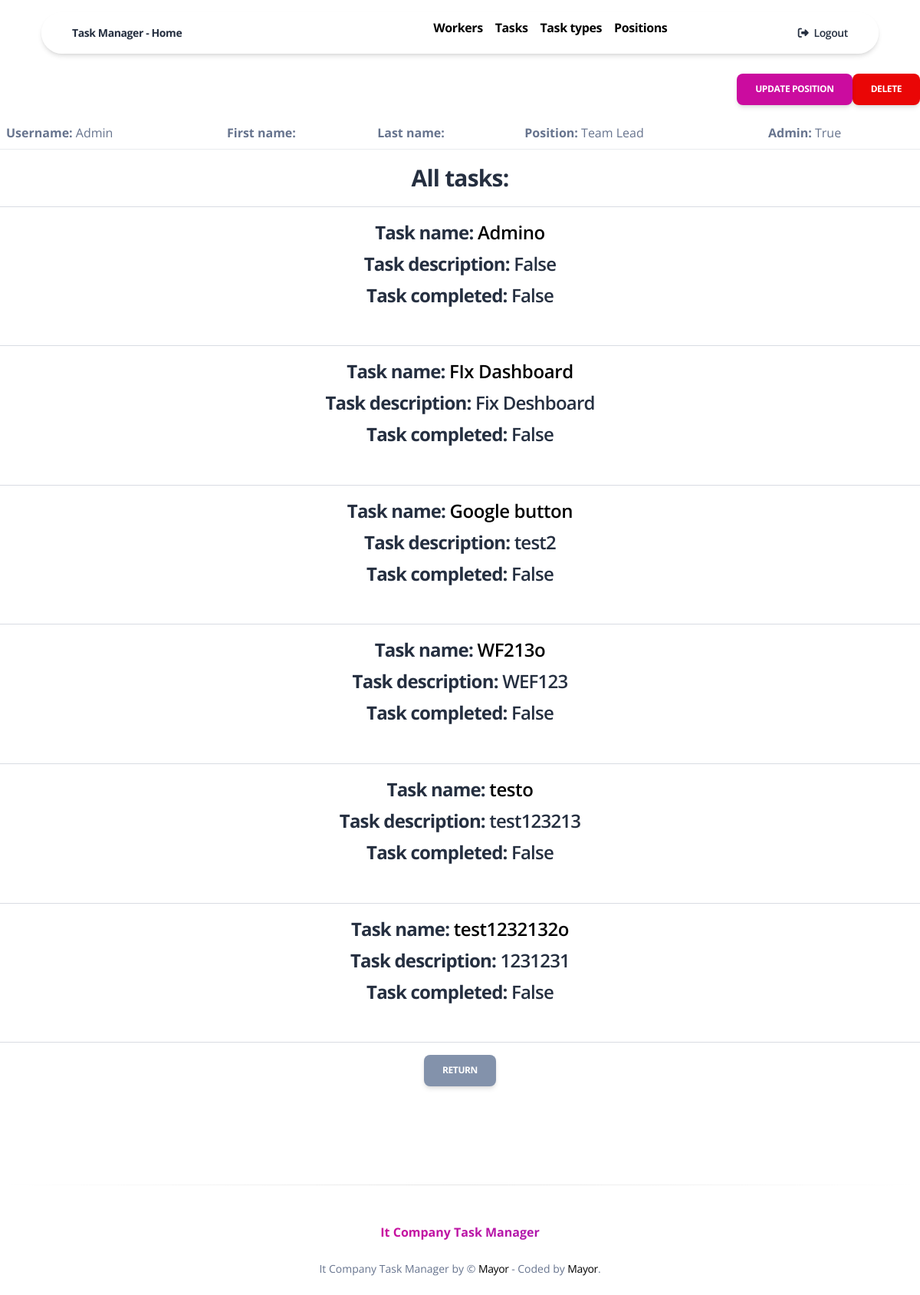
Before: /worker/1/ (signed in) with the older database file.
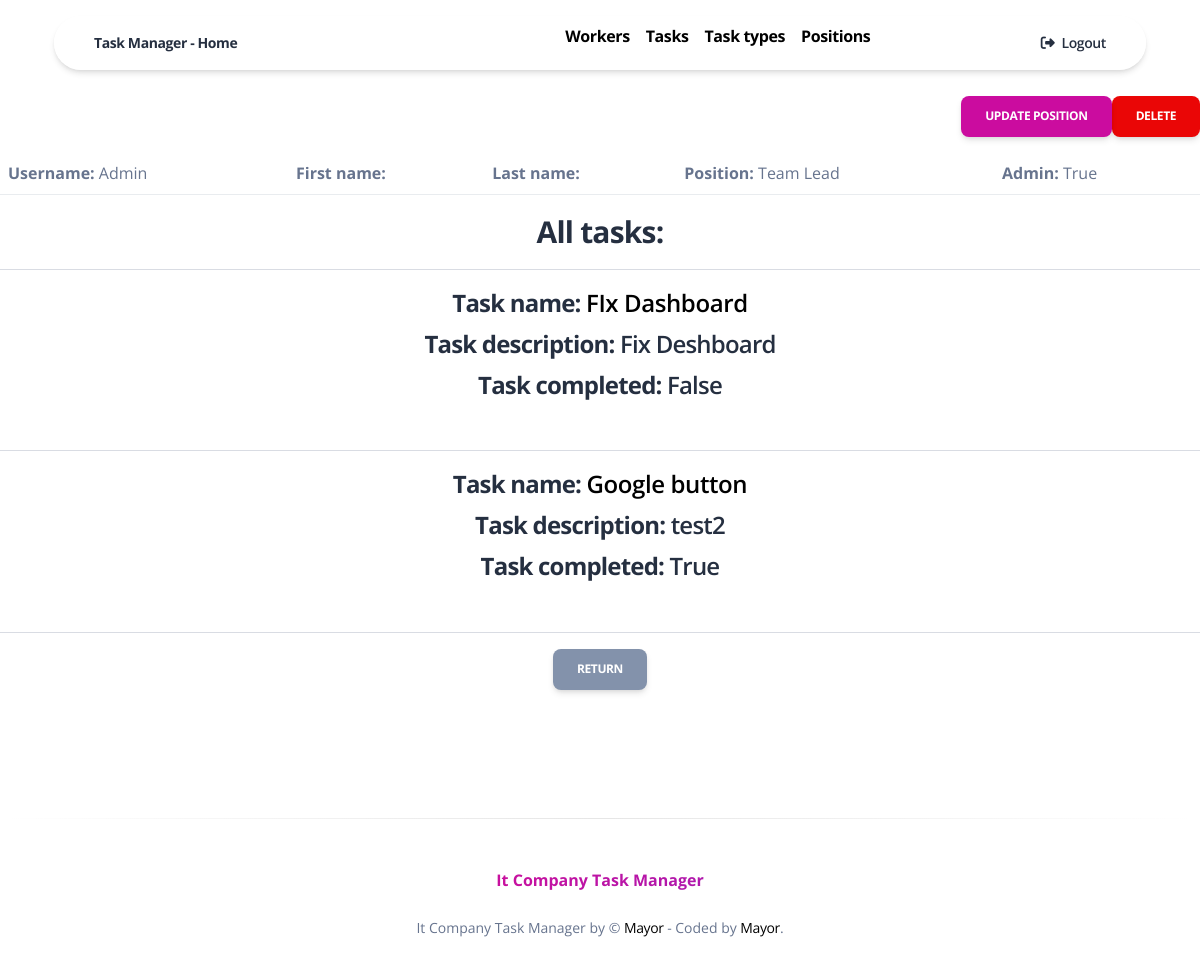
After: the same page with the newer database file.
### task_manager/models.py (models this page shows, shortened)
class Worker(AbstractUser):
    position = models.ForeignKey(
        Position,
        on_delete=models.CASCADE,
        default=1
    )

class Position(models.Model):
    name = models.CharField(max_length=255)
    def __str__(self) -> str:
        return self.name

class Task(models.Model):
    name = models.CharField(max_length=255)
    description = models.TextField()
    deadline = models.DateField(max_length=12)
    is_completed = models.BooleanField(default=False)
    created_on = models.DateField(auto_now_add=True)
    created_by = models.ForeignKey(Worker, on_delete=models.CASCADE)
    modified_on = models.DateTimeField(auto_now=True, blank=True, null=True)
    modified_by = models.ForeignKey(
        Worker,
        on_delete=models.DO_NOTHING,
        related_name="Project_modified_by",
        null=True,
        blank=True
    )
    PRIORITY_CHOICES = (
        ("HI", "High"),
        ("MED", "Medium"),
        ("LOW", "Low"),
    )
    priority = models.CharField(
        max_length=3,
        choices=PRIORITY_CHOICES,
        default="MED"
    )
    task_type = models.ForeignKey(
        TaskType,
        on_delete=models.CASCADE
    )
    assignees = models.ManyToManyField(Worker, related_name="tasks")

### task_manager/views.py (the view)
# urls.py: path("worker/<int:pk>/", WorkerDetailView.as_view(), name="worker-detail"),
class WorkerDetailView(LoginRequiredMixin, generic.DetailView):
    model = Worker
    template_name = "task_manager/worker_detail.html"

### task_manager/context_processors.py (called while the page is built)
def cfg_assets_root(request):
    return { 'ASSETS_ROOT' : settings.ASSETS_ROOT }

### templates/task_manager/worker_detail.html
{% extends "base-presentation.html" %}
{% block content %}
  <div class="mt-7">
    <a href="{% url "task_manager:worker-delete" pk=worker.id %}" class="btn btn-danger" style="float: right">
      Delete
    </a>
    <a href="{% url "task_manager:worker-update" pk=worker.id %}" class="btn btn-primary" style="float: right">
      Update Position
    </a>
  </div>
  <table class="table align-items-center mt-7">
    <tr>
      <td><strong>Username: </strong>{{ worker.username }}</td>
      <td><strong>First name: </strong>{{ worker.first_name }}</td>
      <td><strong>Last name: </strong>{{ worker.last_name }}</td>
      <td><strong>Position: </strong>{{ worker.position }}</td>
      <td><strong>Admin: </strong>{{ worker.is_superuser }}</td>
    </tr>
  </table>
  <div class="text-center">
    <h3>All tasks:</h3>
    <hr>
    {% for task in worker.tasks.all %}
      <h4><strong>Task name: </strong><a href="{% url "task_manager:task-detail" pk=task.id %}">{{ task.name }}</a></h4>
      <h4><strong>Task description: </strong>{{ task.description }}</h4>
      <h4><strong>Task completed: </strong>{{ task.is_completed }}</h4><br>
      <hr>
    {% endfor %}
    <a href="{% url "task_manager:worker-list" %}" class="btn btn-secondary">
      Return
    </a>
  </div>
{% endblock %}

### templates/base-presentation.html (shortened to what this page needs)
<!DOCTYPE html>
<html lang="en">
<head>
  <link href="{{ ASSETS_ROOT }}/css/nucleo-icons.css" rel="stylesheet" />
  <link href="{{ ASSETS_ROOT }}/css/nucleo-svg.css" rel="stylesheet" />
  <link href="{{ ASSETS_ROOT }}/css/nucleo-svg.css" rel="stylesheet" />
  <link id="pagestyle" href="{{ ASSETS_ROOT }}/css/soft-design-system.css?v=1.0.1" rel="stylesheet" />
</head>
<body class="{% block body_class %}{% endblock body_class %}">
    {% include "includes/navigation.html" %}
    {% block content %}{% endblock content %}
    {% include "includes/footer.html" %}
</body>
</html>

### templates/includes/navigation.html (shortened to what this page needs)
  <div class="container position-sticky z-index-sticky top-0">
    <div class="row">
      <div class="col-12">
        <nav class="navbar navbar-expand-lg  blur blur-rounded top-0 z-index-fixed shadow position-absolute my-3 py-2 start-0 end-0 mx-4">
          <div class="container-fluid">
            <a class="navbar-brand font-weight-bolder ms-sm-3"
               href="{% url "task_manager:index" %}" rel="tooltip" title="Designed and Coded by Creative Tim" data-placement="bottom">
              Task Manager - Home
            </a>
            <div class="collapse navbar-collapse pt-3 pb-2 py-lg-0" id="navigation">
              <ul class="navbar-nav navbar-nav-hover ms-lg-12 ps-lg-5 w-100">
                <li class="nav-item dropdown dropdown-hover mx-2">
                  <a href="{% url "task_manager:worker-list" %}"><strong>Workers</strong></a>
                </li>
                <li class="nav-item dropdown dropdown-hover mx-2">
                  <a href="{% url "task_manager:task-list" %}"><strong>Tasks</strong></a>
                </li>
                <li class="nav-item dropdown dropdown-hover mx-2">
                  <a href="{% url "task_manager:task-type-list" %}"><strong>Task types</strong></a>
                </li>
                <li class="nav-item dropdown dropdown-hover mx-2">
                  <a href="{% url "task_manager:position-list" %}"><strong>Positions</strong></a>
                </li>
                <li class="nav-item ms-lg-auto">
                  <a class="nav-link nav-link-icon me-2" href="{% url 'logout' %}">
                    <i class="fa fa-sign-out me-1"></i>
                    <p class="d-inline text-sm z-index-1 font-weight-bold" data-bs-toggle="tooltip" data-bs-placement="bottom" title="Logout">Logout</p>
                  </a>
                </li>
              </ul>
            </div>
          </div>
        </nav>
      </div>
    </div>
  </div>

### templates/includes/footer.html
<footer class="footer pt-5 mt-5">
  <hr class="horizontal dark mb-5">
  <div class="container">
    <div class=" row">
      <div class="col-12">
        <div class="text-center">
          <h6 class="text-gradient text-primary font-weight-bolder">It Company Task Manager</h6>
          <p class="my-4 text-sm">
            It Company Task Manager by &copy; <a target="_blank" href="#" target="_blank">Mayor</a>
            - Coded by <a target="_blank" href="#" target="_blank">Mayor</a>.
          </p>
        </div>
      </div>
    </div>
  </div>
</footer>

Changed rows visible on the page:
removed Task: name "Admino", description "False", is_completed "False"
removed Task: name "WF213o", description "WEF123", is_completed "False"
removed Task: name "testo", description "test123213", is_completed "False"
removed Task: name "test1232132o", description "1231231", is_completed "False"
changed Task "Google button": is_completed "False" → "True"
